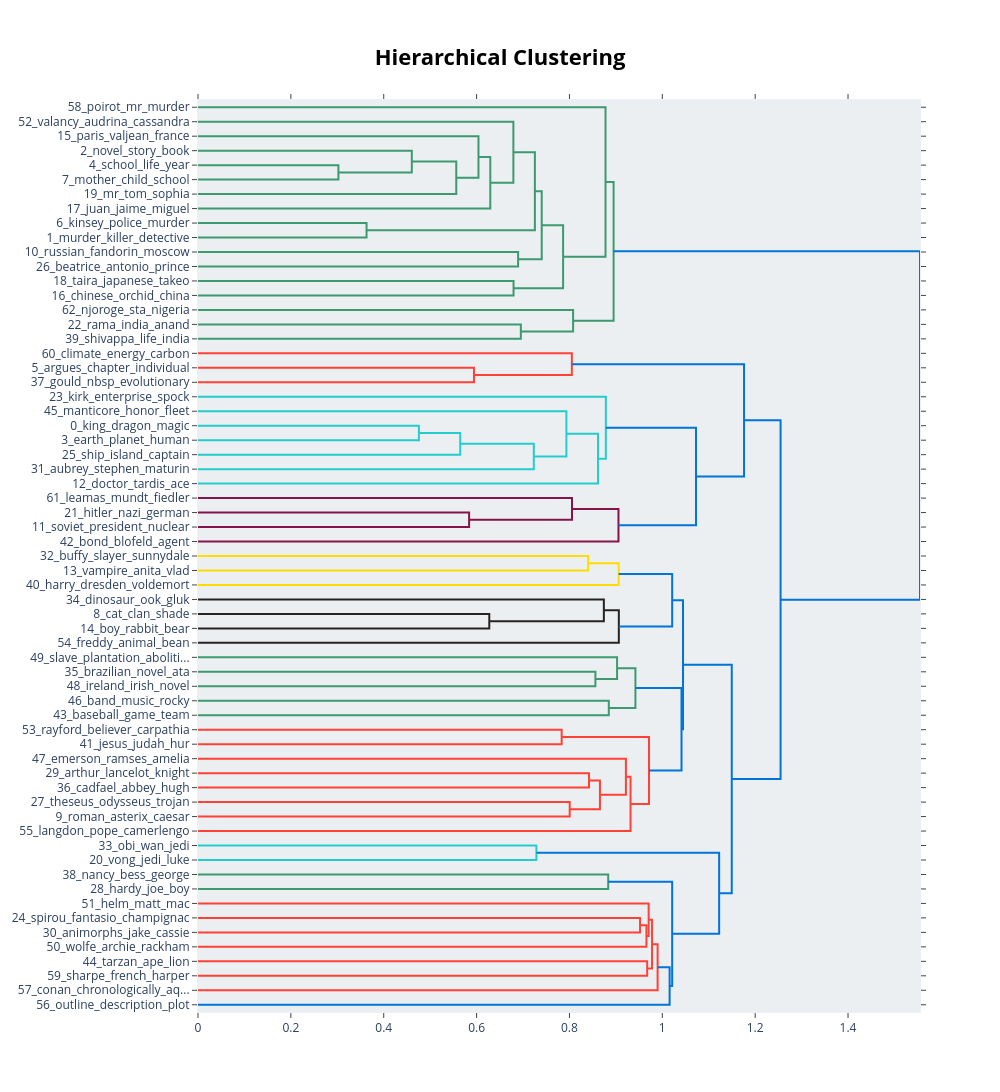

The notebook cell saved with this chart:
### Markdown cell above
### 5.4. Hierarchical clustering of topics

Shows how topics can be grouped into larger clusters. Useful for identifying overarching themes in literature.

### Code cell
if 'topic_model' in locals():
    display(topic_model.visualize_hierarchy())

### Figure 1 — Plotly figure (JSON) as saved in the notebook; plotly's stock layout.template omitted (floating-point values rounded to 4 significant figures)
{"data": [{"hoverinfo": "text", "marker": {"color": "rgb(61,153,112)"}, "mode": "lines", "x": [0.0, 0.3024, 0.3024, 0.0], "xaxis": "x", "y": [-45.0, -45.0, -55.0, -55.0], "yaxis": "y", "type": "scatter"}, {"hoverinfo": "text", "marker": {"color": "rgb(61,153,112)"}, "mode": "lines", "x": [0.0, 0.4605, 0.4605, 0.3024], "xaxis": "x", "y": [-35.0, -35.0, -50.0, -50.0], "yaxis": "y", "type": "scatter"}, {"hoverinfo": "text", "marker": {"color": "rgb(61,153,112)"}, "mode": "lines", "x": [0.4605, 0.5563, 0.5563, 0.0], "xaxis": "x", "y": [-42.5, -42.5, -65.0, -65.0], "yaxis": "y", "type": "scatter"}, {"hoverinfo": "text", "marker": {"color": "rgb(61,153,112)"}, "mode": "lines", "x": [0.0, 0.6041, 0.6041, 0.5563], "xaxis": "x", "y": [-25.0, -25.0, -53.75, -53.75], "yaxis": "y", "type": "scatter"}, {"hoverinfo": "text", "marker": {"color": "rgb(61,153,112)"}, "mode": "lines", "x": [0.6041, 0.6296, 0.6296, 0.0], "xaxis": "x", "y": [-39.38, -39.38, -75.0, -75.0], "yaxis": "y", "type": "scatter"}, {"hoverinfo": "text", "marker": {"color": "rgb(61,153,112)"}, "mode": "lines", "x": [0.0, 0.6793, 0.6793, 0.6296], "xaxis": "x", "y": [-15.0, -15.0, -57.19, -57.19], "yaxis": "y", "type": "scatter"}, {"hoverinfo": "text", "marker": {"color": "rgb(61,153,112)"}, "mode": "lines", "x": [0.0, 0.363, 0.363, 0.0], "xaxis": "x", "y": [-85.0, -85.0, -95.0, -95.0], "yaxis": "y", "type": "scatter"}, {"hoverinfo": "text", "marker": {"color": "rgb(61,153,112)"}, "mode": "lines", "x": [0.6793, 0.7256, 0.7256, 0.363], "xaxis": "x", "y": [-36.09, -36.09, -90.0, -90.0], "yaxis": "y", "type": "scatter"}, {"hoverinfo": "text", "marker": {"color": "rgb(61,153,112)"}, "mode": "lines", "x": [0.0, 0.6895, 0.6895, 0.0], "xaxis": "x", "y": [-105.0, -105.0, -115.0, -115.0], "yaxis": "y", "type": "scatter"}, {"hoverinfo": "text", "marker": {"color": "rgb(61,153,112)"}, "mode": "lines", "x": [0.7256, 0.7403, 0.7403, 0.6895], "xaxis": "x", "y": [-63.05, -63.05, -110.0, -110.0], "yaxis": "y", "type": "scatter"}, {"hoverinfo": "text", "marker": {"color": "rgb(61,153,112)"}, "mode": "lines", "x": [0.0, 0.6796, 0.6796, 0.0], "xaxis": "x", "y": [-125.0, -125.0, -135.0, -135.0], "yaxis": "y", "type": "scatter"}, {"hoverinfo": "text", "marker": {"color": "rgb(61,153,112)"}, "mode": "lines", "x": [0.7403, 0.7863, 0.7863, 0.6796], "xaxis": "x", "y": [-86.52, -86.52, -130.0, -130.0], "yaxis": "y", "type": "scatter"}, {"hoverinfo": "text", "marker": {"color": "rgb(61,153,112)"}, "mode": "lines", "x": [0.0, 0.8777, 0.8777, 0.7863], "xaxis": "x", "y": [-5.0, -5.0, -108.3, -108.3], "yaxis": "y", "type": "scatter"}, {"hoverinfo": "text", "marker": {"color": "rgb(61,153,112)"}, "mode": "lines", "x": [0.0, 0.6954, 0.6954, 0.0], "xaxis": "x", "y": [-155.0, -155.0, -165.0, -165.0], "yaxis": "y", "type": "scatter"}, {"hoverinfo": "text", "marker": {"color": "rgb(61,153,112)"}, "mode": "lines", "x": [0.0, 0.8079, 0.8079, 0.6954], "xaxis": "x", "y": [-145.0, -145.0, -160.0, -160.0], "yaxis": "y", "type": "scatter"}, {"hoverinfo": "text", "marker": {"color": "rgb(61,153,112)"}, "mode": "lines", "x": [0.8777, 0.8951, 0.8951, 0.8079], "xaxis": "x", "y": [-56.63, -56.63, -152.5, -152.5], "yaxis": "y", "type": "scatter"}, {"hoverinfo": "text", "marker": {"color": "rgb(255,65,54)"}, "mode": "lines", "x": [0.0, 0.5944, 0.5944, 0.0], "xaxis": "x", "y": [-185.0, -185.0, -195.0, -195.0], "yaxis": "y", "type": "scatter"}, {"hoverinfo": "text", "marker": {"color": "rgb(255,65,54)"}, "mode": "lines", "x": [0.0, 0.8052, 0.8052, 0.5944], "xaxis": "x", "y": [-175.0, -175.0, -190.0, -190.0], "yaxis": "y", "type": "scatter"}, {"hoverinfo": "text", "marker": {"color": "rgb(35,205,205)"}, "mode": "lines", "x": [0.0, 0.4757, 0.4757, 0.0], "xaxis": "x", "y": [-225.0, -225.0, -235.0, -235.0], "yaxis": "y", "type": "scatter"}, {"hoverinfo": "text", "marker": {"color": "rgb(35,205,205)"}, "mode": "lines", "x": [0.4757, 0.5648, 0.5648, 0.0], "xaxis": "x", "y": [-230.0, -230.0, -245.0, -245.0], "yaxis": "y", "type": "scatter"}, {"hoverinfo": "text", "marker": {"color": "rgb(35,205,205)"}, "mode": "lines", "x": [0.5648, 0.7233, 0.7233, 0.0], "xaxis": "x", "y": [-237.5, -237.5, -255.0, -255.0], "yaxis": "y", "type": "scatter"}, {"hoverinfo": "text", "marker": {"color": "rgb(35,205,205)"}, "mode": "lines", "x": [0.0, 0.7935, 0.7935, 0.7233], "xaxis": "x", "y": [-215.0, -215.0, -246.2, -246.2], "yaxis": "y", "type": "scatter"}, {"hoverinfo": "text", "marker": {"color": "rgb(35,205,205)"}, "mode": "lines", "x": [0.7935, 0.8615, 0.8615, 0.0], "xaxis": "x", "y": [-230.6, -230.6, -265.0, -265.0], "yaxis": "y", "type": "scatter"}, {"hoverinfo": "text", "marker": {"color": "rgb(35,205,205)"}, "mode": "lines", "x": [0.0, 0.8784, 0.8784, 0.8615], "xaxis": "x", "y": [-205.0, -205.0, -247.8, -247.8], "yaxis": "y", "type": "scatter"}, {"hoverinfo": "text", "marker": {"color": "rgb(133,20,75)"}, "mode": "lines", "x": [0.0, 0.5839, 0.5839, 0.0], "xaxis": "x", "y": [-285.0, -285.0, -295.0, -295.0], "yaxis": "y", "type": "scatter"}, {"hoverinfo": "text", "marker": {"color": "rgb(133,20,75)"}, "mode": "lines", "x": [0.0, 0.8055, 0.8055, 0.5839], "xaxis": "x", "y": [-275.0, -275.0, -290.0, -290.0], "yaxis": "y", "type": "scatter"}, {"hoverinfo": "text", "marker": {"color": "rgb(133,20,75)"}, "mode": "lines", "x": [0.8055, 0.9056, 0.9056, 0.0], "xaxis": "x", "y": [-282.5, -282.5, -305.0, -305.0], "yaxis": "y", "type": "scatter"}, {"hoverinfo": "text", "marker": {"color": "rgb(0,116,217)"}, "mode": "lines", "x": [0.8784, 1.073, 1.073, 0.9056], "xaxis": "x", "y": [-226.4, -226.4, -293.8, -293.8], "yaxis": "y", "type": "scatter"}, {"hoverinfo": "text", "marker": {"color": "rgb(0,116,217)"}, "mode": "lines", "x": [0.8052, 1.176, 1.176, 1.073], "xaxis": "x", "y": [-182.5, -182.5, -260.1, -260.1], "yaxis": "y", "type": "scatter"}, {"hoverinfo": "text", "marker": {"color": "rgb(255,220,0)"}, "mode": "lines", "x": [0.0, 0.8403, 0.8403, 0.0], "xaxis": "x", "y": [-315.0, -315.0, -325.0, -325.0], "yaxis": "y", "type": "scatter"}, {"hoverinfo": "text", "marker": {"color": "rgb(255,220,0)"}, "mode": "lines", "x": [0.8403, 0.906, 0.906, 0.0], "xaxis": "x", "y": [-320.0, -320.0, -335.0, -335.0], "yaxis": "y", "type": "scatter"}, {"hoverinfo": "text", "marker": {"color": "rgb(40,35,35)"}, "mode": "lines", "x": [0.0, 0.6273, 0.6273, 0.0], "xaxis": "x", "y": [-355.0, -355.0, -365.0, -365.0], "yaxis": "y", "type": "scatter"}, {"hoverinfo": "text", "marker": {"color": "rgb(40,35,35)"}, "mode": "lines", "x": [0.0, 0.8741, 0.8741, 0.6273], "xaxis": "x", "y": [-345.0, -345.0, -360.0, -360.0], "yaxis": "y", "type": "scatter"}, {"hoverinfo": "text", "marker": {"color": "rgb(40,35,35)"}, "mode": "lines", "x": [0.8741, 0.9064, 0.9064, 0.0], "xaxis": "x", "y": [-352.5, -352.5, -375.0, -375.0], "yaxis": "y", "type": "scatter"}, {"hoverinfo": "text", "marker": {"color": "rgb(0,116,217)"}, "mode": "lines", "x": [0.906, 1.021, 1.021, 0.9064], "xaxis": "x", "y": [-327.5, -327.5, -363.8, -363.8], "yaxis": "y", "type": "scatter"}, {"hoverinfo": "text", "marker": {"color": "rgb(61,153,112)"}, "mode": "lines", "x": [0.0, 0.8559, 0.8559, 0.0], "xaxis": "x", "y": [-395.0, -395.0, -405.0, -405.0], "yaxis": "y", "type": "scatter"}, {"hoverinfo": "text", "marker": {"color": "rgb(61,153,112)"}, "mode": "lines", "x": [0.0, 0.9026, 0.9026, 0.8559], "xaxis": "x", "y": [-385.0, -385.0, -400.0, -400.0], "yaxis": "y", "type": "scatter"}, {"hoverinfo": "text", "marker": {"color": "rgb(61,153,112)"}, "mode": "lines", "x": [0.0, 0.8847, 0.8847, 0.0], "xaxis": "x", "y": [-415.0, -415.0, -425.0, -425.0], "yaxis": "y", "type": "scatter"}, {"hoverinfo": "text", "marker": {"color": "rgb(61,153,112)"}, "mode": "lines", "x": [0.9026, 0.9421, 0.9421, 0.8847], "xaxis": "x", "y": [-392.5, -392.5, -420.0, -420.0], "yaxis": "y", "type": "scatter"}, {"hoverinfo": "text", "marker": {"color": "rgb(255,65,54)"}, "mode": "lines", "x": [0.0, 0.7832, 0.7832, 0.0], "xaxis": "x", "y": [-435.0, -435.0, -445.0, -445.0], "yaxis": "y", "type": "scatter"}, {"hoverinfo": "text", "marker": {"color": "rgb(255,65,54)"}, "mode": "lines", "x": [0.0, 0.8421, 0.8421, 0.0], "xaxis": "x", "y": [-465.0, -465.0, -475.0, -475.0], "yaxis": "y", "type": "scatter"}, {"hoverinfo": "text", "marker": {"color": "rgb(255,65,54)"}, "mode": "lines", "x": [0.0, 0.8006, 0.8006, 0.0], "xaxis": "x", "y": [-485.0, -485.0, -495.0, -495.0], "yaxis": "y", "type": "scatter"}, {"hoverinfo": "text", "marker": {"color": "rgb(255,65,54)"}, "mode": "lines", "x": [0.8421, 0.8657, 0.8657, 0.8006], "xaxis": "x", "y": [-470.0, -470.0, -490.0, -490.0], "yaxis": "y", "type": "scatter"}, {"hoverinfo": "text", "marker": {"color": "rgb(255,65,54)"}, "mode": "lines", "x": [0.0, 0.9216, 0.9216, 0.8657], "xaxis": "x", "y": [-455.0, -455.0, -480.0, -480.0], "yaxis": "y", "type": "scatter"}, {"hoverinfo": "text", "marker": {"color": "rgb(255,65,54)"}, "mode": "lines", "x": [0.9216, 0.9316, 0.9316, 0.0], "xaxis": "x", "y": [-467.5, -467.5, -505.0, -505.0], "yaxis": "y", "type": "scatter"}, {"hoverinfo": "text", "marker": {"color": "rgb(255,65,54)"}, "mode": "lines", "x": [0.7832, 0.9713, 0.9713, 0.9316], "xaxis": "x", "y": [-440.0, -440.0, -486.2, -486.2], "yaxis": "y", "type": "scatter"}, {"hoverinfo": "text", "marker": {"color": "rgb(0,116,217)"}, "mode": "lines", "x": [0.9421, 1.041, 1.041, 0.9713], "xaxis": "x", "y": [-406.2, -406.2, -463.1, -463.1], "yaxis": "y", "type": "scatter"}, {"hoverinfo": "text", "marker": {"color": "rgb(0,116,217)"}, "mode": "lines", "x": [1.021, 1.045, 1.045, 1.041], "xaxis": "x", "y": [-345.6, -345.6, -434.7, -434.7], "yaxis": "y", "type": "scatter"}, {"hoverinfo": "text", "marker": {"color": "rgb(35,205,205)"}, "mode": "lines", "x": [0.0, 0.7288, 0.7288, 0.0], "xaxis": "x", "y": [-515.0, -515.0, -525.0, -525.0], "yaxis": "y", "type": "scatter"}, {"hoverinfo": "text", "marker": {"color": "rgb(61,153,112)"}, "mode": "lines", "x": [0.0, 0.8835, 0.8835, 0.0], "xaxis": "x", "y": [-535.0, -535.0, -545.0, -545.0], "yaxis": "y", "type": "scatter"}, {"hoverinfo": "text", "marker": {"color": "rgb(255,65,54)"}, "mode": "lines", "x": [0.0, 0.9521, 0.9521, 0.0], "xaxis": "x", "y": [-565.0, -565.0, -575.0, -575.0], "yaxis": "y", "type": "scatter"}, {"hoverinfo": "text", "marker": {"color": "rgb(255,65,54)"}, "mode": "lines", "x": [0.9521, 0.9658, 0.9658, 0.0], "xaxis": "x", "y": [-570.0, -570.0, -585.0, -585.0], "yaxis": "y", "type": "scatter"}, {"hoverinfo": "text", "marker": {"color": "rgb(255,65,54)"}, "mode": "lines", "x": [0.0, 0.9706, 0.9706, 0.9658], "xaxis": "x", "y": [-555.0, -555.0, -577.5, -577.5], "yaxis": "y", "type": "scatter"}, {"hoverinfo": "text", "marker": {"color": "rgb(255,65,54)"}, "mode": "lines", "x": [0.0, 0.9674, 0.9674, 0.0], "xaxis": "x", "y": [-595.0, -595.0, -605.0, -605.0], "yaxis": "y", "type": "scatter"}, {"hoverinfo": "text", "marker": {"color": "rgb(255,65,54)"}, "mode": "lines", "x": [0.9706, 0.9779, 0.9779, 0.9674], "xaxis": "x", "y": [-566.2, -566.2, -600.0, -600.0], "yaxis": "y", "type": "scatter"}, {"hoverinfo": "text", "marker": {"color": "rgb(255,65,54)"}, "mode": "lines", "x": [0.9779, 0.9899, 0.9899, 0.0], "xaxis": "x", "y": [-583.1, -583.1, -615.0, -615.0], "yaxis": "y", "type": "scatter"}, {"hoverinfo": "text", "marker": {"color": "rgb(0,116,217)"}, "mode": "lines", "x": [0.9899, 1.016, 1.016, 0.0], "xaxis": "x", "y": [-599.1, -599.1, -625.0, -625.0], "yaxis": "y", "type": "scatter"}, {"hoverinfo": "text", "marker": {"color": "rgb(0,116,217)"}, "mode": "lines", "x": [0.8835, 1.021, 1.021, 1.016], "xaxis": "x", "y": [-540.0, -540.0, -612.0, -612.0], "yaxis": "y", "type": "scatter"}, {"hoverinfo": "text", "marker": {"color": "rgb(0,116,217)"}, "mode": "lines", "x": [0.7288, 1.122, 1.122, 1.021], "xaxis": "x", "y": [-520.0, -520.0, -576.0, -576.0], "yaxis": "y", "type": "scatter"}, {"hoverinfo": "text", "marker": {"color": "rgb(0,116,217)"}, "mode": "lines", "x": [1.045, 1.15, 1.15, 1.122], "xaxis": "x", "y": [-390.2, -390.2, -548.0, -548.0], "yaxis": "y", "type": "scatter"}, {"hoverinfo": "text", "marker": {"color": "rgb(0,116,217)"}, "mode": "lines", "x": [1.176, 1.255, 1.255, 1.15], "xaxis": "x", "y": [-221.3, -221.3, -469.1, -469.1], "yaxis": "y", "type": "scatter"}, {"hoverinfo": "text", "marker": {"color": "rgb(0,116,217)"}, "mode": "lines", "x": [0.8951, 1.555, 1.555, 1.255], "xaxis": "x", "y": [-104.6, -104.6, -345.2, -345.2], "yaxis": "y", "type": "scatter"}], "layout": {"autosize": false, "height": 1145, "hovermode": "closest", "showlegend": false, "width": 1000, "xaxis": {"mirror": "allticks", "rangemode": "tozero", "showgrid": false, "showline": true, "showticklabels": true, "ticks": "outside", "type": "linear", "zeroline": false}, "yaxis": {"mirror": "allticks", "rangemode": "tozero", "showgrid": false, "showline": true, "showticklabels": true, "tickmode": "array", "ticks": "outside", "ticktext": ["58_poirot_mr_murder", "52_valancy_audrina_cassandra", "15_paris_valjean_france", "2_novel_story_book", "4_school_life_year", "7_mother_child_school", "19_mr_tom_sophia", "17_juan_jaime_miguel", "6_kinsey_police_murder", "1_murder_killer_detective", "10_russian_fandorin_moscow", "26_beatrice_antonio_prince", "18_taira_japanese_takeo", "16_chinese_orchid_china", "62_njoroge_sta_nigeria", "22_rama_india_anand", "39_shivappa_life_india", "60_climate_energy_carbon", "5_argues_chapter_individual", "37_gould_nbsp_evolutionary", "23_kirk_enterprise_spock", "45_manticore_honor_fleet", "0_king_dragon_magic", "3_earth_planet_human", "25_ship_island_captain", "31_aubrey_stephen_maturin", "12_doctor_tardis_ace", "61_leamas_mundt_fiedler", "21_hitler_nazi_german", "11_soviet_president_nuclear", "42_bond_blofeld_agent", "32_buffy_slayer_sunnydale", "13_vampire_anita_vlad", "40_harry_dresden_voldemort", "34_dinosaur_ook_gluk", "8_cat_clan_shade", "14_boy_rabbit_bear", "54_freddy_animal_bean", "49_slave_plantation_aboliti...", "35_brazilian_novel_ata", "48_ireland_irish_novel", "46_band_music_rocky", "43_baseball_game_team", "53_rayford_believer_carpathia", "41_jesus_judah_hur", "47_emerson_ramses_amelia", "29_arthur_lancelot_knight", "36_cadfael_abbey_hugh", "27_theseus_odysseus_trojan", "9_roman_asterix_caesar", "55_langdon_pope_camerlengo", "33_obi_wan_jedi", "20_vong_jedi_luke", "38_nancy_bess_george", "28_hardy_joe_boy", "51_helm_matt_mac", "24_spirou_fantasio_champignac", "30_animorphs_jake_cassie", "50_wolfe_archie_rackham", "44_tarzan_ape_lion", "59_sharpe_french_harper", "57_conan_chronologically_aq...", "56_outline_description_plot"], "tickvals": [-5.0, -15.0, -25.0, -35.0, -45.0, -55.0, -65.0, -75.0, -85.0, -95.0, -105.0, -115.0, -125.0, -135.0, -145.0, -155.0, -165.0, -175.0, -185.0, -195.0, -205.0, -215.0, -225.0, -235.0, -245.0, -255.0, -265.0, -275.0, -285.0, -295.0, -305.0, -315.0, -325.0, -335.0, -345.0, -355.0, -365.0, -375.0, -385.0, -395.0, -405.0, -415.0, -425.0, -435.0, -445.0, -455.0, -465.0, -475.0, -485.0, -495.0, -505.0, -515.0, -525.0, -535.0, -545.0, -555.0, -565.0, -575.0, -585.0, -595.0, -605.0, -615.0, -625.0], "type": "linear", "zeroline": false, "range": [-630.0, 0.0]}, "title": {"font": {"size": 22, "color": "Black"}, "text": "<b>Hierarchical Clustering</b>", "x": 0.5, "xanchor": "center", "yanchor": "top"}, "hoverlabel": {"font": {"size": 16, "family": "Rockwell"}, "bgcolor": "white"}, "plot_bgcolor": "#ECEFF1"}}
